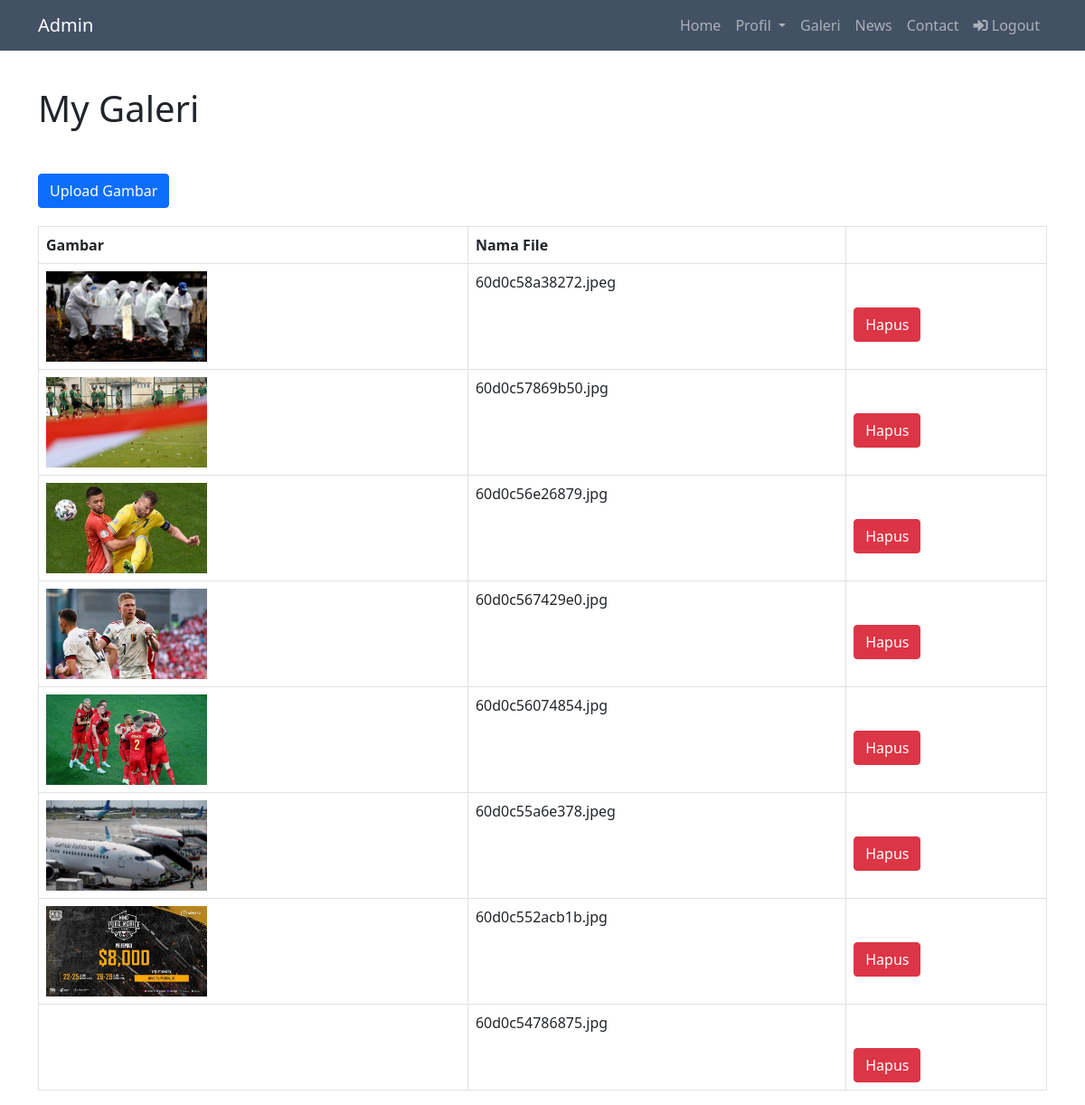
Page /CRUD/galery.php (signed in) on the committed database.
### tables this page shows
CREATE TABLE `galery` (
  `id_file` int(11) NOT NULL,
  `nama_file` varchar(200) NOT NULL
);

### CRUD/galery.php (the view, shortened to what this page needs)
<!doctype html>
<?php require 'head.php';?>
<?php require 'header.php';?>
            <div class="content-header">
                <div class="container section">
                    <div class="row mb-2">
                        <div class="col-sm-6">
                            <h1 class="m-0">My Galeri</h1>
                        </div>
                    </div>
                    <a href="create-galery.php" class="btn btn-primary" style="margin-bottom:20px;">Upload Gambar</a>
                </div>
            </div>
            <section class="content">
                <div class="container">
                    <div class="row">
                        <div class="col-md-12">
                            <div class="panel-body">
                                <div class="table-responsive">
                                    <table class="table table-bordered table-hover">
                                        <thead>
                                            <tr>
                                                <th>Gambar</th>
                                                <th>Nama File</th>
                                                <th></th>
                                            </tr>
                                        </thead>
                                        <tbody>
                                            <?php
                                        $koneksi = koneksiDatabase();
                                        $data = mysqli_query($koneksi, "SELECT * FROM galery ORDER BY id_file DESC");
                                        while ($row = mysqli_fetch_array($data)){
                                        ?>
                                            <tr>
                                                <td><img src="images/<?= $row['nama_file'];?>" alt="" height="100px">
                                                </td>
                                                <td><?= $row['nama_file'];?></td>
                                                <td>
                                                    <a href="hapus-galery.php?&id_file=<?= $row["id_file"];?>"
                                                        class="btn btn-danger"
                                                        onclick="return confirm('Lanjut Hapus Gambar?');">Hapus</a>
                                                </td>
                                            </tr>
                                            <?php $i++;
                                            }
                                            ?>
                                        </tbody>
                                    </table>
                                </div>
                            </div>
                        </div>
                    </div>
                </div>
            </section>
</body>
</html>

### CRUD/head.php (shortened to what this page needs)
<!DOCTYPE html>
<html lang="en">
<head>
    <link href="https://cdn.jsdelivr.net/npm/bootstrap@5.0.1/dist/css/bootstrap.min.css" rel="stylesheet">
    <link href="https://unpkg.com/aos@2.3.1/dist/aos.css" rel="stylesheet">
    <link rel="stylesheet" href="https://use.fontawesome.com//releases/v5.6.3/css/all.css">
    <link rel="stylesheet" href="https://stackpath.bootstrapcdn.com/font-awesome/4.7.0/css/font-awesome.min.css">
    <link rel="stylesheet" href="https://cdnjs.cloudflare.com/ajax/libs/OwlCarousel2/2.3.4/assets/owl.carousel.min.css">
    <link rel="stylesheet" href="https://cdnjs.cloudflare.com/ajax/libs/OwlCarousel2/2.3.4/assets/owl.theme.default.min.css">
    <link rel="stylesheet" href="style.css">
	<link href="https://cdn.jsdelivr.net/npm/bootstrap@5.0.1/dist/css/bootstrap.min.css" rel="stylesheet">
	<link href ="https://cdnjs.cloudflare.com/ajax/libs/ekko-lightbox/5.3.0/ekko-lightbox.css" rel = "stylesheet">

### CRUD/header.php (shortened to what this page needs)
</head>
<body>
    <header>
        <nav class="navbar navbar-expand-lg navbar-dark bg-biru">
            <div class="container">
                <a class="navbar-brand" href="#">Admin</a>
                <div class="collapse navbar-collapse" id="navbarNav">
                <ul class="navbar-nav ms-auto">
                    <li class="nav-item">
                        <a class="nav-link" href="index.php">Home</a>
                    </li>
                    <li class="nav-item dropdown">
                        <a class="nav-link dropdown-toggle" href="#" id="navbarDropdownMenuLink" role="button" data-toggle="dropdown" aria-haspopup="true" aria-expanded="false">
                        Profil
                        </a>
                    </li>
                    <li class="nav-item">
                        <a class="nav-link" href="galery.php">Galeri</a>
                    </li>
                    <li class="nav-item">
                        <a class="nav-link" href="news.php">News</a>
                    </li>
                    <li class="nav-item">
                        <a class="nav-link" href="contact.php">Contact</a>
                    </li>
                        <a class="nav-link" href="logout.php"><i class="fas fa-sign-in-alt"></i> Logout</a>
                </ul>
                </div>
            </div>
        </nav>
    </header>

### CRUD/style.css (style rules this page uses)
.bg-biru { background-color: #435165; }
.container .btn { margin-top: 40px; }
.section { margin-top: 40px; }

### rows in the picture
galery: nama_file (picture), nama_file "60d0c58a38272.jpeg"
galery: nama_file (picture), nama_file "60d0c57869b50.jpg"
galery: nama_file (picture), nama_file "60d0c56e26879.jpg"
galery: nama_file (picture), nama_file "60d0c567429e0.jpg"
galery: nama_file (picture), nama_file "60d0c56074854.jpg"
galery: nama_file (picture), nama_file "60d0c55a6e378.jpeg"
galery: nama_file (picture), nama_file "60d0c552acb1b.jpg"
galery: nama_file "60d0c54786875.jpg"
